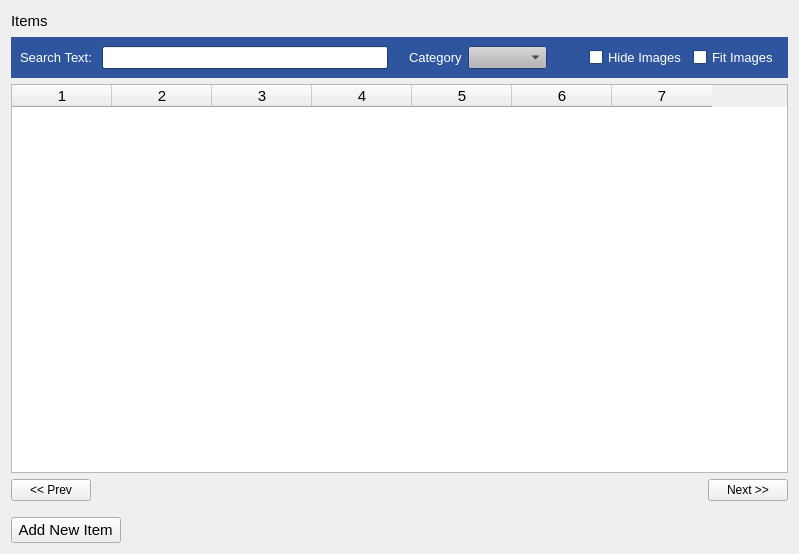
<?xml version="1.0" encoding="UTF-8"?>
<ui version="4.0">
 <class>ManageItems</class>
 <widget class="QWidget" name="ManageItems">
  <property name="geometry">
   <rect>
    <x>0</x>
    <y>0</y>
    <width>799</width>
    <height>554</height>
   </rect>
  </property>
  <property name="windowTitle">
   <string>Form</string>
  </property>
  <layout class="QVBoxLayout" name="verticalLayout">
   <item>
    <layout class="QHBoxLayout" name="horizontalLayout">
     <item>
      <widget class="QLabel" name="label">
       <property name="font">
        <font>
         <pointsize>11</pointsize>
        </font>
       </property>
       <property name="text">
        <string>Items</string>
       </property>
      </widget>
     </item>
     <item>
      <spacer name="horizontalSpacer">
       <property name="orientation">
        <enum>Qt::Horizontal</enum>
       </property>
       <property name="sizeHint" stdset="0">
        <size>
         <width>40</width>
         <height>20</height>
        </size>
       </property>
      </spacer>
     </item>
    </layout>
   </item>
   <item>
    <widget class="QWidget" name="widget" native="true">
     <property name="palette">
      <palette>
       <active>
        <colorrole role="WindowText">
         <brush brushstyle="SolidPattern">
          <color alpha="255">
           <red>0</red>
           <green>0</green>
           <blue>0</blue>
          </color>
         </brush>
        </colorrole>
        <colorrole role="Button">
         <brush brushstyle="SolidPattern">
          <color alpha="255">
           <red>180</red>
           <green>180</green>
           <blue>180</blue>
          </color>
         </brush>
        </colorrole>
        <colorrole role="Light">
         <brush brushstyle="SolidPattern">
          <color alpha="255">
           <red>255</red>
           <green>255</green>
           <blue>255</blue>
          </color>
         </brush>
        </colorrole>
        <colorrole role="Midlight">
         <brush brushstyle="SolidPattern">
          <color alpha="255">
           <red>217</red>
           <green>217</green>
           <blue>217</blue>
          </color>
         </brush>
        </colorrole>
        <colorrole role="Dark">
         <brush brushstyle="SolidPattern">
          <color alpha="255">
           <red>90</red>
           <green>90</green>
           <blue>90</blue>
          </color>
         </brush>
        </colorrole>
        <colorrole role="Mid">
         <brush brushstyle="SolidPattern">
          <color alpha="255">
           <red>120</red>
           <green>120</green>
           <blue>120</blue>
          </color>
         </brush>
        </colorrole>
        <colorrole role="Text">
         <brush brushstyle="SolidPattern">
          <color alpha="255">
           <red>0</red>
           <green>0</green>
           <blue>0</blue>
          </color>
         </brush>
        </colorrole>
        <colorrole role="BrightText">
         <brush brushstyle="SolidPattern">
          <color alpha="255">
           <red>255</red>
           <green>255</green>
           <blue>255</blue>
          </color>
         </brush>
        </colorrole>
        <colorrole role="ButtonText">
         <brush brushstyle="SolidPattern">
          <color alpha="255">
           <red>0</red>
           <green>0</green>
           <blue>0</blue>
          </color>
         </brush>
        </colorrole>
        <colorrole role="Base">
         <brush brushstyle="SolidPattern">
          <color alpha="255">
           <red>255</red>
           <green>255</green>
           <blue>255</blue>
          </color>
         </brush>
        </colorrole>
        <colorrole role="Window">
         <brush brushstyle="SolidPattern">
          <color alpha="255">
           <red>46</red>
           <green>85</green>
           <blue>157</blue>
          </color>
         </brush>
        </colorrole>
        <colorrole role="Shadow">
         <brush brushstyle="SolidPattern">
          <color alpha="255">
           <red>0</red>
           <green>0</green>
           <blue>0</blue>
          </color>
         </brush>
        </colorrole>
        <colorrole role="AlternateBase">
         <brush brushstyle="SolidPattern">
          <color alpha="255">
           <red>217</red>
           <green>217</green>
           <blue>217</blue>
          </color>
         </brush>
        </colorrole>
        <colorrole role="ToolTipBase">
         <brush brushstyle="SolidPattern">
          <color alpha="255">
           <red>255</red>
           <green>255</green>
           <blue>220</blue>
          </color>
         </brush>
        </colorrole>
        <colorrole role="ToolTipText">
         <brush brushstyle="SolidPattern">
          <color alpha="255">
           <red>0</red>
           <green>0</green>
           <blue>0</blue>
          </color>
         </brush>
        </colorrole>
       </active>
       <inactive>
        <colorrole role="WindowText">
         <brush brushstyle="SolidPattern">
          <color alpha="255">
           <red>0</red>
           <green>0</green>
           <blue>0</blue>
          </color>
         </brush>
        </colorrole>
        <colorrole role="Button">
         <brush brushstyle="SolidPattern">
          <color alpha="255">
           <red>180</red>
           <green>180</green>
           <blue>180</blue>
          </color>
         </brush>
        </colorrole>
        <colorrole role="Light">
         <brush brushstyle="SolidPattern">
          <color alpha="255">
           <red>255</red>
           <green>255</green>
           <blue>255</blue>
          </color>
         </brush>
        </colorrole>
        <colorrole role="Midlight">
         <brush brushstyle="SolidPattern">
          <color alpha="255">
           <red>217</red>
           <green>217</green>
           <blue>217</blue>
          </color>
         </brush>
        </colorrole>
        <colorrole role="Dark">
         <brush brushstyle="SolidPattern">
          <color alpha="255">
           <red>90</red>
           <green>90</green>
           <blue>90</blue>
          </color>
         </brush>
        </colorrole>
        <colorrole role="Mid">
         <brush brushstyle="SolidPattern">
          <color alpha="255">
           <red>120</red>
           <green>120</green>
           <blue>120</blue>
          </color>
         </brush>
        </colorrole>
        <colorrole role="Text">
         <brush brushstyle="SolidPattern">
          <color alpha="255">
           <red>0</red>
           <green>0</green>
           <blue>0</blue>
          </color>
         </brush>
        </colorrole>
        <colorrole role="BrightText">
         <brush brushstyle="SolidPattern">
          <color alpha="255">
           <red>255</red>
           <green>255</green>
           <blue>255</blue>
          </color>
         </brush>
        </colorrole>
        <colorrole role="ButtonText">
         <brush brushstyle="SolidPattern">
          <color alpha="255">
           <red>0</red>
           <green>0</green>
           <blue>0</blue>
          </color>
         </brush>
        </colorrole>
        <colorrole role="Base">
         <brush brushstyle="SolidPattern">
          <color alpha="255">
           <red>255</red>
           <green>255</green>
           <blue>255</blue>
          </color>
         </brush>
        </colorrole>
        <colorrole role="Window">
         <brush brushstyle="SolidPattern">
          <color alpha="255">
           <red>46</red>
           <green>85</green>
           <blue>157</blue>
          </color>
         </brush>
        </colorrole>
        <colorrole role="Shadow">
         <brush brushstyle="SolidPattern">
          <color alpha="255">
           <red>0</red>
           <green>0</green>
           <blue>0</blue>
          </color>
         </brush>
        </colorrole>
        <colorrole role="AlternateBase">
         <brush brushstyle="SolidPattern">
          <color alpha="255">
           <red>217</red>
           <green>217</green>
           <blue>217</blue>
          </color>
         </brush>
        </colorrole>
        <colorrole role="ToolTipBase">
         <brush brushstyle="SolidPattern">
          <color alpha="255">
           <red>255</red>
           <green>255</green>
           <blue>220</blue>
          </color>
         </brush>
        </colorrole>
        <colorrole role="ToolTipText">
         <brush brushstyle="SolidPattern">
          <color alpha="255">
           <red>0</red>
           <green>0</green>
           <blue>0</blue>
          </color>
         </brush>
        </colorrole>
       </inactive>
       <disabled>
        <colorrole role="WindowText">
         <brush brushstyle="SolidPattern">
          <color alpha="255">
           <red>90</red>
           <green>90</green>
           <blue>90</blue>
          </color>
         </brush>
        </colorrole>
        <colorrole role="Button">
         <brush brushstyle="SolidPattern">
          <color alpha="255">
           <red>180</red>
           <green>180</green>
           <blue>180</blue>
          </color>
         </brush>
        </colorrole>
        <colorrole role="Light">
         <brush brushstyle="SolidPattern">
          <color alpha="255">
           <red>255</red>
           <green>255</green>
           <blue>255</blue>
          </color>
         </brush>
        </colorrole>
        <colorrole role="Midlight">
         <brush brushstyle="SolidPattern">
          <color alpha="255">
           <red>217</red>
           <green>217</green>
           <blue>217</blue>
          </color>
         </brush>
        </colorrole>
        <colorrole role="Dark">
         <brush brushstyle="SolidPattern">
          <color alpha="255">
           <red>90</red>
           <green>90</green>
           <blue>90</blue>
          </color>
         </brush>
        </colorrole>
        <colorrole role="Mid">
         <brush brushstyle="SolidPattern">
          <color alpha="255">
           <red>120</red>
           <green>120</green>
           <blue>120</blue>
          </color>
         </brush>
        </colorrole>
        <colorrole role="Text">
         <brush brushstyle="SolidPattern">
          <color alpha="255">
           <red>90</red>
           <green>90</green>
           <blue>90</blue>
          </color>
         </brush>
        </colorrole>
        <colorrole role="BrightText">
         <brush brushstyle="SolidPattern">
          <color alpha="255">
           <red>255</red>
           <green>255</green>
           <blue>255</blue>
          </color>
         </brush>
        </colorrole>
        <colorrole role="ButtonText">
         <brush brushstyle="SolidPattern">
          <color alpha="255">
           <red>90</red>
           <green>90</green>
           <blue>90</blue>
          </color>
         </brush>
        </colorrole>
        <colorrole role="Base">
         <brush brushstyle="SolidPattern">
          <color alpha="255">
           <red>46</red>
           <green>85</green>
           <blue>157</blue>
          </color>
         </brush>
        </colorrole>
        <colorrole role="Window">
         <brush brushstyle="SolidPattern">
          <color alpha="255">
           <red>46</red>
           <green>85</green>
           <blue>157</blue>
          </color>
         </brush>
        </colorrole>
        <colorrole role="Shadow">
         <brush brushstyle="SolidPattern">
          <color alpha="255">
           <red>0</red>
           <green>0</green>
           <blue>0</blue>
          </color>
         </brush>
        </colorrole>
        <colorrole role="AlternateBase">
         <brush brushstyle="SolidPattern">
          <color alpha="255">
           <red>180</red>
           <green>180</green>
           <blue>180</blue>
          </color>
         </brush>
        </colorrole>
        <colorrole role="ToolTipBase">
         <brush brushstyle="SolidPattern">
          <color alpha="255">
           <red>255</red>
           <green>255</green>
           <blue>220</blue>
          </color>
         </brush>
        </colorrole>
        <colorrole role="ToolTipText">
         <brush brushstyle="SolidPattern">
          <color alpha="255">
           <red>0</red>
           <green>0</green>
           <blue>0</blue>
          </color>
         </brush>
        </colorrole>
       </disabled>
      </palette>
     </property>
     <property name="font">
      <font>
       <pointsize>10</pointsize>
      </font>
     </property>
     <property name="autoFillBackground">
      <bool>true</bool>
     </property>
     <layout class="QHBoxLayout" name="horizontalLayout_3">
      <item>
       <widget class="QLabel" name="label_2">
        <property name="palette">
         <palette>
          <active>
           <colorrole role="WindowText">
            <brush brushstyle="SolidPattern">
             <color alpha="255">
              <red>255</red>
              <green>255</green>
              <blue>255</blue>
             </color>
            </brush>
           </colorrole>
          </active>
          <inactive>
           <colorrole role="WindowText">
            <brush brushstyle="SolidPattern">
             <color alpha="255">
              <red>255</red>
              <green>255</green>
              <blue>255</blue>
             </color>
            </brush>
           </colorrole>
          </inactive>
          <disabled>
           <colorrole role="WindowText">
            <brush brushstyle="SolidPattern">
             <color alpha="255">
              <red>90</red>
              <green>90</green>
              <blue>90</blue>
             </color>
            </brush>
           </colorrole>
          </disabled>
         </palette>
        </property>
        <property name="text">
         <string>Search Text: </string>
        </property>
       </widget>
      </item>
      <item>
       <widget class="QLineEdit" name="searchTextBox"/>
      </item>
      <item>
       <spacer name="horizontalSpacer_4">
        <property name="orientation">
         <enum>Qt::Horizontal</enum>
        </property>
        <property name="sizeType">
         <enum>QSizePolicy::Fixed</enum>
        </property>
        <property name="sizeHint" stdset="0">
         <size>
          <width>15</width>
          <height>20</height>
         </size>
        </property>
       </spacer>
      </item>
      <item>
       <widget class="QLabel" name="label_3">
        <property name="palette">
         <palette>
          <active>
           <colorrole role="WindowText">
            <brush brushstyle="SolidPattern">
             <color alpha="255">
              <red>255</red>
              <green>255</green>
              <blue>255</blue>
             </color>
            </brush>
           </colorrole>
           <colorrole role="Text">
            <brush brushstyle="SolidPattern">
             <color alpha="255">
              <red>0</red>
              <green>0</green>
              <blue>0</blue>
             </color>
            </brush>
           </colorrole>
          </active>
          <inactive>
           <colorrole role="WindowText">
            <brush brushstyle="SolidPattern">
             <color alpha="255">
              <red>255</red>
              <green>255</green>
              <blue>255</blue>
             </color>
            </brush>
           </colorrole>
           <colorrole role="Text">
            <brush brushstyle="SolidPattern">
             <color alpha="255">
              <red>0</red>
              <green>0</green>
              <blue>0</blue>
             </color>
            </brush>
           </colorrole>
          </inactive>
          <disabled>
           <colorrole role="WindowText">
            <brush brushstyle="SolidPattern">
             <color alpha="255">
              <red>90</red>
              <green>90</green>
              <blue>90</blue>
             </color>
            </brush>
           </colorrole>
           <colorrole role="Text">
            <brush brushstyle="SolidPattern">
             <color alpha="255">
              <red>90</red>
              <green>90</green>
              <blue>90</blue>
             </color>
            </brush>
           </colorrole>
          </disabled>
         </palette>
        </property>
        <property name="text">
         <string>Category</string>
        </property>
       </widget>
      </item>
      <item>
       <widget class="QComboBox" name="categoryComboBox">
        <property name="currentText">
         <string/>
        </property>
       </widget>
      </item>
      <item>
       <spacer name="horizontalSpacer_3">
        <property name="orientation">
         <enum>Qt::Horizontal</enum>
        </property>
        <property name="sizeType">
         <enum>QSizePolicy::Minimum</enum>
        </property>
        <property name="sizeHint" stdset="0">
         <size>
          <width>36</width>
          <height>20</height>
         </size>
        </property>
       </spacer>
      </item>
      <item>
       <widget class="QCheckBox" name="hideImages">
        <property name="palette">
         <palette>
          <active>
           <colorrole role="WindowText">
            <brush brushstyle="SolidPattern">
             <color alpha="255">
              <red>255</red>
              <green>255</green>
              <blue>255</blue>
             </color>
            </brush>
           </colorrole>
          </active>
          <inactive>
           <colorrole role="WindowText">
            <brush brushstyle="SolidPattern">
             <color alpha="255">
              <red>255</red>
              <green>255</green>
              <blue>255</blue>
             </color>
            </brush>
           </colorrole>
          </inactive>
          <disabled>
           <colorrole role="WindowText">
            <brush brushstyle="SolidPattern">
             <color alpha="255">
              <red>90</red>
              <green>90</green>
              <blue>90</blue>
             </color>
            </brush>
           </colorrole>
          </disabled>
         </palette>
        </property>
        <property name="text">
         <string>Hide Images</string>
        </property>
       </widget>
      </item>
      <item>
       <widget class="QCheckBox" name="fitImages">
        <property name="palette">
         <palette>
          <active>
           <colorrole role="WindowText">
            <brush brushstyle="SolidPattern">
             <color alpha="255">
              <red>255</red>
              <green>255</green>
              <blue>255</blue>
             </color>
            </brush>
           </colorrole>
          </active>
          <inactive>
           <colorrole role="WindowText">
            <brush brushstyle="SolidPattern">
             <color alpha="255">
              <red>255</red>
              <green>255</green>
              <blue>255</blue>
             </color>
            </brush>
           </colorrole>
          </inactive>
          <disabled>
           <colorrole role="WindowText">
            <brush brushstyle="SolidPattern">
             <color alpha="255">
              <red>90</red>
              <green>90</green>
              <blue>90</blue>
             </color>
            </brush>
           </colorrole>
          </disabled>
         </palette>
        </property>
        <property name="text">
         <string>Fit Images</string>
        </property>
        <property name="checked">
         <bool>false</bool>
        </property>
       </widget>
      </item>
     </layout>
    </widget>
   </item>
   <item>
    <widget class="QTableWidget" name="tableWidget">
     <property name="font">
      <font>
       <pointsize>11</pointsize>
      </font>
     </property>
     <property name="columnCount">
      <number>7</number>
     </property>
     <column/>
     <column/>
     <column/>
     <column/>
     <column/>
     <column/>
     <column/>
    </widget>
   </item>
   <item>
    <layout class="QHBoxLayout" name="horizontalLayout_2">
     <item>
      <widget class="QPushButton" name="prevBtn">
       <property name="text">
        <string>&lt;&lt; Prev</string>
       </property>
      </widget>
     </item>
     <item>
      <spacer name="horizontalSpacer_2">
       <property name="orientation">
        <enum>Qt::Horizontal</enum>
       </property>
       <property name="sizeHint" stdset="0">
        <size>
         <width>40</width>
         <height>20</height>
        </size>
       </property>
      </spacer>
     </item>
     <item>
      <widget class="QPushButton" name="nextBtn">
       <property name="text">
        <string>Next &gt;&gt;</string>
       </property>
      </widget>
     </item>
    </layout>
   </item>
   <item>
    <spacer name="verticalSpacer">
     <property name="orientation">
      <enum>Qt::Vertical</enum>
     </property>
     <property name="sizeType">
      <enum>QSizePolicy::Fixed</enum>
     </property>
     <property name="sizeHint" stdset="0">
      <size>
       <width>20</width>
       <height>10</height>
      </size>
     </property>
    </spacer>
   </item>
   <item>
    <layout class="QHBoxLayout" name="horizontalLayout_4">
     <item>
      <widget class="QPushButton" name="addNewItemButton">
       <property name="font">
        <font>
         <pointsize>11</pointsize>
        </font>
       </property>
       <property name="text">
        <string> Add New Item </string>
       </property>
      </widget>
     </item>
     <item>
      <spacer name="horizontalSpacer_5">
       <property name="orientation">
        <enum>Qt::Horizontal</enum>
       </property>
       <property name="sizeHint" stdset="0">
        <size>
         <width>40</width>
         <height>20</height>
        </size>
       </property>
      </spacer>
     </item>
    </layout>
   </item>
  </layout>
 </widget>
 <resources/>
 <connections/>
</ui>
